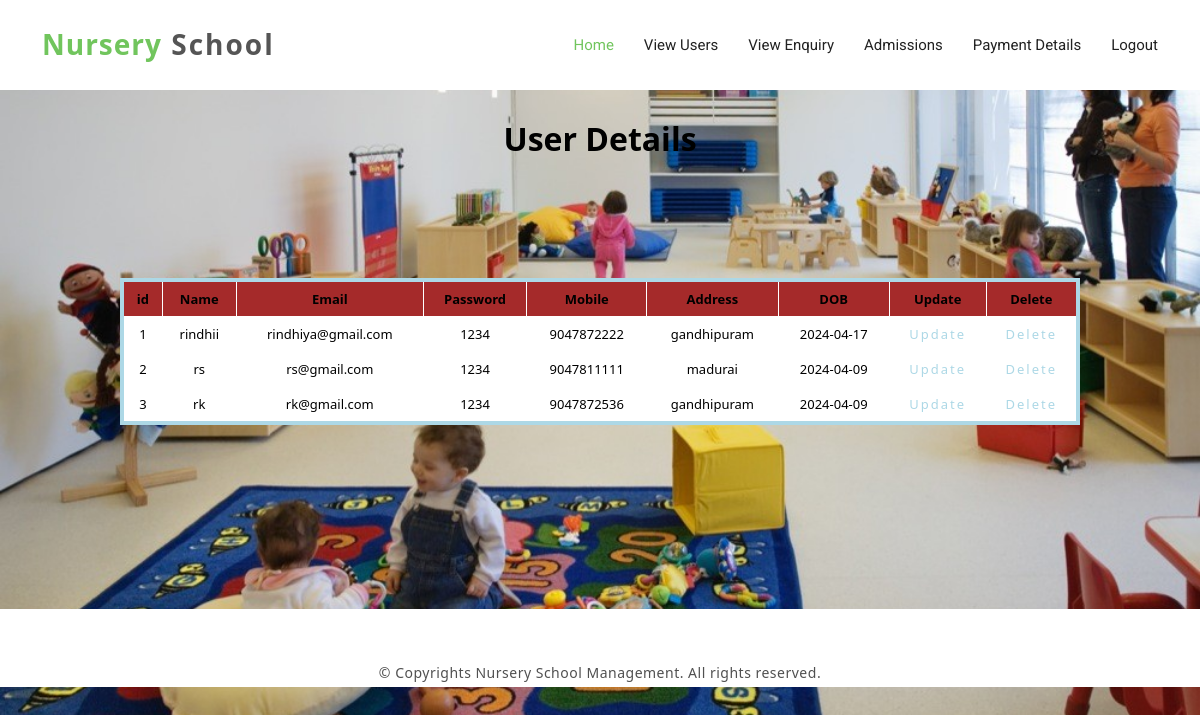
Page /viewusers.php on the committed database.
### tables this page shows
CREATE TABLE IF NOT EXISTS `user` (
  `id` int(50) NOT NULL AUTO_INCREMENT,
  `name` varchar(50) NOT NULL,
  `email` varchar(50) NOT NULL,
  `password` varchar(50) NOT NULL,
  `mobile` varchar(50) NOT NULL,
  `address` varchar(50) NOT NULL,
  `dat` varchar(50) NOT NULL,
  PRIMARY KEY (`id`)
);

### viewusers.php (the view, shortened to what this page needs)
<?php
include('adminheader.php');
include('style.php');
?>
<form method="post">
    <div>
        <br>
        <br>
        <br>
        <br>
        <br>
        <h2 align="center">User Details</h2>
        <table border="2" cellspacing="6" class="displaycontent" width="1000" height="120" style="border:4px solid lightblue;" align="center">
            <tr>
                <th bgcolor=white><font color=black size=2>id</font></th>
                <th bgcolor=white><font color=black size=2>Name</font></th>
                 	<th bgcolor=white><font color=black size=2>Email</font></th>
                <th bgcolor=white><font color=black size=2>Password</font></th>
			  <th bgcolor=white><font color=black size=2>Mobile</font></th>
                <th bgcolor=white><font color=black size=2>Address</font></th>
                <th bgcolor=white><font color=black size=2>DOB </font></th>
				  <th bgcolor=white><font color=black size=2>Update</font></th>
                <th bgcolor=white><font color=black size=2>Delete </font></th>
            </tr>
            <br><br>
            <br>
            <br>
            <br>
            <?php
            $query = "SELECT * FROM user ";
            $result = mysql_query($query) or die(mysql_error());
            while ($row = mysql_fetch_assoc($result)) {
            ?>
                <tr>
                    <td bgcolor=white><font color=black size=2><?php echo $row['id']; ?></font></td>
                    <td bgcolor=white><font color=black size=2><?php echo $row['name']; ?></font></td>
				   <td bgcolor=white><font color=black size=2><?php echo $row['email']; ?></font></td>
					 <td bgcolor=white><font color=black size=2><?php echo $row['password']; ?></font></td>
             	 <td bgcolor=white><font color=black size=2><?php echo $row['mobile']; ?></font></td>
                    <td bgcolor=white><font color=black size=2><?php echo $row['address']; ?></font></td>
              <td bgcolor=white><font color=black size=2><?php echo $row['dat']; ?></font></td>
				 <td  bgcolor=white><font color=black size=2 ><a href="update.php?select=<?php echo $row['id'];?>">Update</a></font></td>
		<td  bgcolor=white><font color=black size=2><a href="?delete=<?php echo $row['id'];?>">Delete</a></font></td>
                </tr>
            <?php }  ?>
        </table>
    </div>
</form>
<br><br>
<br>
<br>
<br>
<br>
<br>
<?php
include('footer.php');
?>

### assets/css/style.css (style rules this page uses)
body { background-color: #fff; color: #333; }
h1, h2, h3, h4, h5, h6 { margin: 0; }
h2 { color: #000; font-weight: 600; }
a { letter-spacing: 2px; text-decoration: none; color: #71c55d; }

### viewusers.php (style rules this page uses)
body { background-image: url('ad.jpg'); background-repeat: no-repeat; background-attachment: fixed; background-size: 100% 100%; color: white; }
h2 { text-align: center; }
table { width: 80%; margin: 0 auto; border-collapse: collapse; border: 2px solid lightblue; }
th, td { border: 1px solid white; padding: 8px; text-align: center; font-size: 16px; }
th { background-color: brown; color: black; }
tr:nth-child(even) { background-color: #444; }
tr:nth-child(odd) { background-color: #222; }
a { color: lightblue; text-decoration: none; }

### rows in the picture
user: id "1", name "rindhii", email "rindhiya@gmail.com", password "1234", mobile "9047872222", address "gandhipuram", dat "2024-04-17"
user: id "2", name "rs", email "rs@gmail.com", password "1234", mobile "9047811111", address "madurai", dat "2024-04-09"
user: id "3", name "rk", email "rk@gmail.com", password "1234", mobile "9047872536", address "gandhipuram", dat "2024-04-09"
